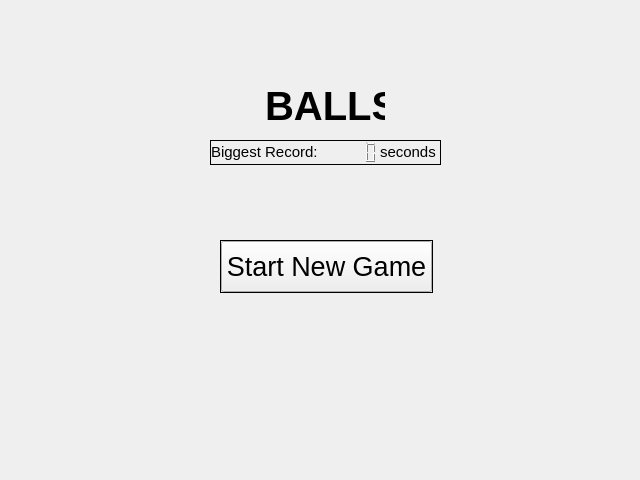
<?xml version="1.0" encoding="UTF-8"?>
<ui version="4.0">
 <class>Start</class>
 <widget class="QWidget" name="Start">
  <property name="geometry">
   <rect>
    <x>0</x>
    <y>0</y>
    <width>640</width>
    <height>480</height>
   </rect>
  </property>
  <property name="windowTitle">
   <string>Balls</string>
  </property>
  <widget class="QLabel" name="gameName">
   <property name="geometry">
    <rect>
     <x>265</x>
     <y>90</y>
     <width>120</width>
     <height>31</height>
    </rect>
   </property>
   <property name="font">
    <font>
     <pointsize>30</pointsize>
     <weight>75</weight>
     <bold>true</bold>
    </font>
   </property>
   <property name="text">
    <string>BALLS</string>
   </property>
  </widget>
  <widget class="QFrame" name="recordFrame">
   <property name="geometry">
    <rect>
     <x>210</x>
     <y>140</y>
     <width>231</width>
     <height>25</height>
    </rect>
   </property>
   <property name="frameShape">
    <enum>QFrame::Box</enum>
   </property>
   <property name="frameShadow">
    <enum>QFrame::Plain</enum>
   </property>
   <widget class="QLabel" name="recordLabel">
    <property name="geometry">
     <rect>
      <x>1</x>
      <y>1</y>
      <width>110</width>
      <height>22</height>
     </rect>
    </property>
    <property name="font">
     <font>
      <pointsize>11</pointsize>
     </font>
    </property>
    <property name="frameShape">
     <enum>QFrame::NoFrame</enum>
    </property>
    <property name="frameShadow">
     <enum>QFrame::Plain</enum>
    </property>
    <property name="text">
     <string>Biggest Record:</string>
    </property>
   </widget>
   <widget class="QLCDNumber" name="recordSecondsNumber">
    <property name="geometry">
     <rect>
      <x>111</x>
      <y>1</y>
      <width>59</width>
      <height>23</height>
     </rect>
    </property>
    <property name="palette">
     <palette>
      <active>
       <colorrole role="WindowText">
        <brush brushstyle="SolidPattern">
         <color alpha="255">
          <red>0</red>
          <green>0</green>
          <blue>0</blue>
         </color>
        </brush>
       </colorrole>
       <colorrole role="Button">
        <brush brushstyle="SolidPattern">
         <color alpha="255">
          <red>255</red>
          <green>255</green>
          <blue>255</blue>
         </color>
        </brush>
       </colorrole>
       <colorrole role="Light">
        <brush brushstyle="SolidPattern">
         <color alpha="255">
          <red>255</red>
          <green>255</green>
          <blue>255</blue>
         </color>
        </brush>
       </colorrole>
       <colorrole role="Midlight">
        <brush brushstyle="SolidPattern">
         <color alpha="255">
          <red>255</red>
          <green>255</green>
          <blue>255</blue>
         </color>
        </brush>
       </colorrole>
       <colorrole role="Dark">
        <brush brushstyle="SolidPattern">
         <color alpha="255">
          <red>127</red>
          <green>127</green>
          <blue>127</blue>
         </color>
        </brush>
       </colorrole>
       <colorrole role="Mid">
        <brush brushstyle="SolidPattern">
         <color alpha="255">
          <red>170</red>
          <green>170</green>
          <blue>170</blue>
         </color>
        </brush>
       </colorrole>
       <colorrole role="Text">
        <brush brushstyle="SolidPattern">
         <color alpha="255">
          <red>0</red>
          <green>0</green>
          <blue>0</blue>
         </color>
        </brush>
       </colorrole>
       <colorrole role="BrightText">
        <brush brushstyle="SolidPattern">
         <color alpha="255">
          <red>255</red>
          <green>255</green>
          <blue>255</blue>
         </color>
        </brush>
       </colorrole>
       <colorrole role="ButtonText">
        <brush brushstyle="SolidPattern">
         <color alpha="255">
          <red>0</red>
          <green>0</green>
          <blue>0</blue>
         </color>
        </brush>
       </colorrole>
       <colorrole role="Base">
        <brush brushstyle="SolidPattern">
         <color alpha="255">
          <red>255</red>
          <green>255</green>
          <blue>255</blue>
         </color>
        </brush>
       </colorrole>
       <colorrole role="Window">
        <brush brushstyle="SolidPattern">
         <color alpha="255">
          <red>255</red>
          <green>255</green>
          <blue>255</blue>
         </color>
        </brush>
       </colorrole>
       <colorrole role="Shadow">
        <brush brushstyle="SolidPattern">
         <color alpha="255">
          <red>0</red>
          <green>0</green>
          <blue>0</blue>
         </color>
        </brush>
       </colorrole>
       <colorrole role="AlternateBase">
        <brush brushstyle="SolidPattern">
         <color alpha="255">
          <red>255</red>
          <green>255</green>
          <blue>255</blue>
         </color>
        </brush>
       </colorrole>
       <colorrole role="ToolTipBase">
        <brush brushstyle="SolidPattern">
         <color alpha="255">
          <red>255</red>
          <green>255</green>
          <blue>220</blue>
         </color>
        </brush>
       </colorrole>
       <colorrole role="ToolTipText">
        <brush brushstyle="SolidPattern">
         <color alpha="255">
          <red>0</red>
          <green>0</green>
          <blue>0</blue>
         </color>
        </brush>
       </colorrole>
      </active>
      <inactive>
       <colorrole role="WindowText">
        <brush brushstyle="SolidPattern">
         <color alpha="255">
          <red>0</red>
          <green>0</green>
          <blue>0</blue>
         </color>
        </brush>
       </colorrole>
       <colorrole role="Button">
        <brush brushstyle="SolidPattern">
         <color alpha="255">
          <red>255</red>
          <green>255</green>
          <blue>255</blue>
         </color>
        </brush>
       </colorrole>
       <colorrole role="Light">
        <brush brushstyle="SolidPattern">
         <color alpha="255">
          <red>255</red>
          <green>255</green>
          <blue>255</blue>
         </color>
        </brush>
       </colorrole>
       <colorrole role="Midlight">
        <brush brushstyle="SolidPattern">
         <color alpha="255">
          <red>255</red>
          <green>255</green>
          <blue>255</blue>
         </color>
        </brush>
       </colorrole>
       <colorrole role="Dark">
        <brush brushstyle="SolidPattern">
         <color alpha="255">
          <red>127</red>
          <green>127</green>
          <blue>127</blue>
         </color>
        </brush>
       </colorrole>
       <colorrole role="Mid">
        <brush brushstyle="SolidPattern">
         <color alpha="255">
          <red>170</red>
          <green>170</green>
          <blue>170</blue>
         </color>
        </brush>
       </colorrole>
       <colorrole role="Text">
        <brush brushstyle="SolidPattern">
         <color alpha="255">
          <red>0</red>
          <green>0</green>
          <blue>0</blue>
         </color>
        </brush>
       </colorrole>
       <colorrole role="BrightText">
        <brush brushstyle="SolidPattern">
         <color alpha="255">
          <red>255</red>
          <green>255</green>
          <blue>255</blue>
         </color>
        </brush>
       </colorrole>
       <colorrole role="ButtonText">
        <brush brushstyle="SolidPattern">
         <color alpha="255">
          <red>0</red>
          <green>0</green>
          <blue>0</blue>
         </color>
        </brush>
       </colorrole>
       <colorrole role="Base">
        <brush brushstyle="SolidPattern">
         <color alpha="255">
          <red>255</red>
          <green>255</green>
          <blue>255</blue>
         </color>
        </brush>
       </colorrole>
       <colorrole role="Window">
        <brush brushstyle="SolidPattern">
         <color alpha="255">
          <red>255</red>
          <green>255</green>
          <blue>255</blue>
         </color>
        </brush>
       </colorrole>
       <colorrole role="Shadow">
        <brush brushstyle="SolidPattern">
         <color alpha="255">
          <red>0</red>
          <green>0</green>
          <blue>0</blue>
         </color>
        </brush>
       </colorrole>
       <colorrole role="AlternateBase">
        <brush brushstyle="SolidPattern">
         <color alpha="255">
          <red>255</red>
          <green>255</green>
          <blue>255</blue>
         </color>
        </brush>
       </colorrole>
       <colorrole role="ToolTipBase">
        <brush brushstyle="SolidPattern">
         <color alpha="255">
          <red>255</red>
          <green>255</green>
          <blue>220</blue>
         </color>
        </brush>
       </colorrole>
       <colorrole role="ToolTipText">
        <brush brushstyle="SolidPattern">
         <color alpha="255">
          <red>0</red>
          <green>0</green>
          <blue>0</blue>
         </color>
        </brush>
       </colorrole>
      </inactive>
      <disabled>
       <colorrole role="WindowText">
        <brush brushstyle="SolidPattern">
         <color alpha="255">
          <red>127</red>
          <green>127</green>
          <blue>127</blue>
         </color>
        </brush>
       </colorrole>
       <colorrole role="Button">
        <brush brushstyle="SolidPattern">
         <color alpha="255">
          <red>255</red>
          <green>255</green>
          <blue>255</blue>
         </color>
        </brush>
       </colorrole>
       <colorrole role="Light">
        <brush brushstyle="SolidPattern">
         <color alpha="255">
          <red>255</red>
          <green>255</green>
          <blue>255</blue>
         </color>
        </brush>
       </colorrole>
       <colorrole role="Midlight">
        <brush brushstyle="SolidPattern">
         <color alpha="255">
          <red>255</red>
          <green>255</green>
          <blue>255</blue>
         </color>
        </brush>
       </colorrole>
       <colorrole role="Dark">
        <brush brushstyle="SolidPattern">
         <color alpha="255">
          <red>127</red>
          <green>127</green>
          <blue>127</blue>
         </color>
        </brush>
       </colorrole>
       <colorrole role="Mid">
        <brush brushstyle="SolidPattern">
         <color alpha="255">
          <red>170</red>
          <green>170</green>
          <blue>170</blue>
         </color>
        </brush>
       </colorrole>
       <colorrole role="Text">
        <brush brushstyle="SolidPattern">
         <color alpha="255">
          <red>127</red>
          <green>127</green>
          <blue>127</blue>
         </color>
        </brush>
       </colorrole>
       <colorrole role="BrightText">
        <brush brushstyle="SolidPattern">
         <color alpha="255">
          <red>255</red>
          <green>255</green>
          <blue>255</blue>
         </color>
        </brush>
       </colorrole>
       <colorrole role="ButtonText">
        <brush brushstyle="SolidPattern">
         <color alpha="255">
          <red>127</red>
          <green>127</green>
          <blue>127</blue>
         </color>
        </brush>
       </colorrole>
       <colorrole role="Base">
        <brush brushstyle="SolidPattern">
         <color alpha="255">
          <red>255</red>
          <green>255</green>
          <blue>255</blue>
         </color>
        </brush>
       </colorrole>
       <colorrole role="Window">
        <brush brushstyle="SolidPattern">
         <color alpha="255">
          <red>255</red>
          <green>255</green>
          <blue>255</blue>
         </color>
        </brush>
       </colorrole>
       <colorrole role="Shadow">
        <brush brushstyle="SolidPattern">
         <color alpha="255">
          <red>0</red>
          <green>0</green>
          <blue>0</blue>
         </color>
        </brush>
       </colorrole>
       <colorrole role="AlternateBase">
        <brush brushstyle="SolidPattern">
         <color alpha="255">
          <red>255</red>
          <green>255</green>
          <blue>255</blue>
         </color>
        </brush>
       </colorrole>
       <colorrole role="ToolTipBase">
        <brush brushstyle="SolidPattern">
         <color alpha="255">
          <red>255</red>
          <green>255</green>
          <blue>220</blue>
         </color>
        </brush>
       </colorrole>
       <colorrole role="ToolTipText">
        <brush brushstyle="SolidPattern">
         <color alpha="255">
          <red>0</red>
          <green>0</green>
          <blue>0</blue>
         </color>
        </brush>
       </colorrole>
      </disabled>
     </palette>
    </property>
    <property name="frameShape">
     <enum>QFrame::NoFrame</enum>
    </property>
    <property name="smallDecimalPoint">
     <bool>false</bool>
    </property>
   </widget>
   <widget class="QLabel" name="recordSecondsLabel">
    <property name="geometry">
     <rect>
      <x>170</x>
      <y>0</y>
      <width>61</width>
      <height>23</height>
     </rect>
    </property>
    <property name="font">
     <font>
      <pointsize>11</pointsize>
     </font>
    </property>
    <property name="text">
     <string>seconds</string>
    </property>
   </widget>
  </widget>
  <widget class="QFrame" name="buttonsFrame">
   <property name="geometry">
    <rect>
     <x>220</x>
     <y>240</y>
     <width>213</width>
     <height>53</height>
    </rect>
   </property>
   <property name="toolTipDuration">
    <number>5</number>
   </property>
   <property name="frameShape">
    <enum>QFrame::Box</enum>
   </property>
   <property name="frameShadow">
    <enum>QFrame::Plain</enum>
   </property>
   <widget class="QPushButton" name="newGameButton">
    <property name="geometry">
     <rect>
      <x>1</x>
      <y>1</y>
      <width>211</width>
      <height>51</height>
     </rect>
    </property>
    <property name="font">
     <font>
      <pointsize>20</pointsize>
     </font>
    </property>
    <property name="text">
     <string>Start New Game</string>
    </property>
    <property name="checkable">
     <bool>false</bool>
    </property>
    <property name="checked">
     <bool>false</bool>
    </property>
    <property name="autoDefault">
     <bool>false</bool>
    </property>
    <property name="default">
     <bool>false</bool>
    </property>
    <property name="flat">
     <bool>false</bool>
    </property>
   </widget>
   <zorder>newGameButton</zorder>
   <zorder>newGameButton</zorder>
  </widget>
 </widget>
 <resources/>
 <connections/>
</ui>
